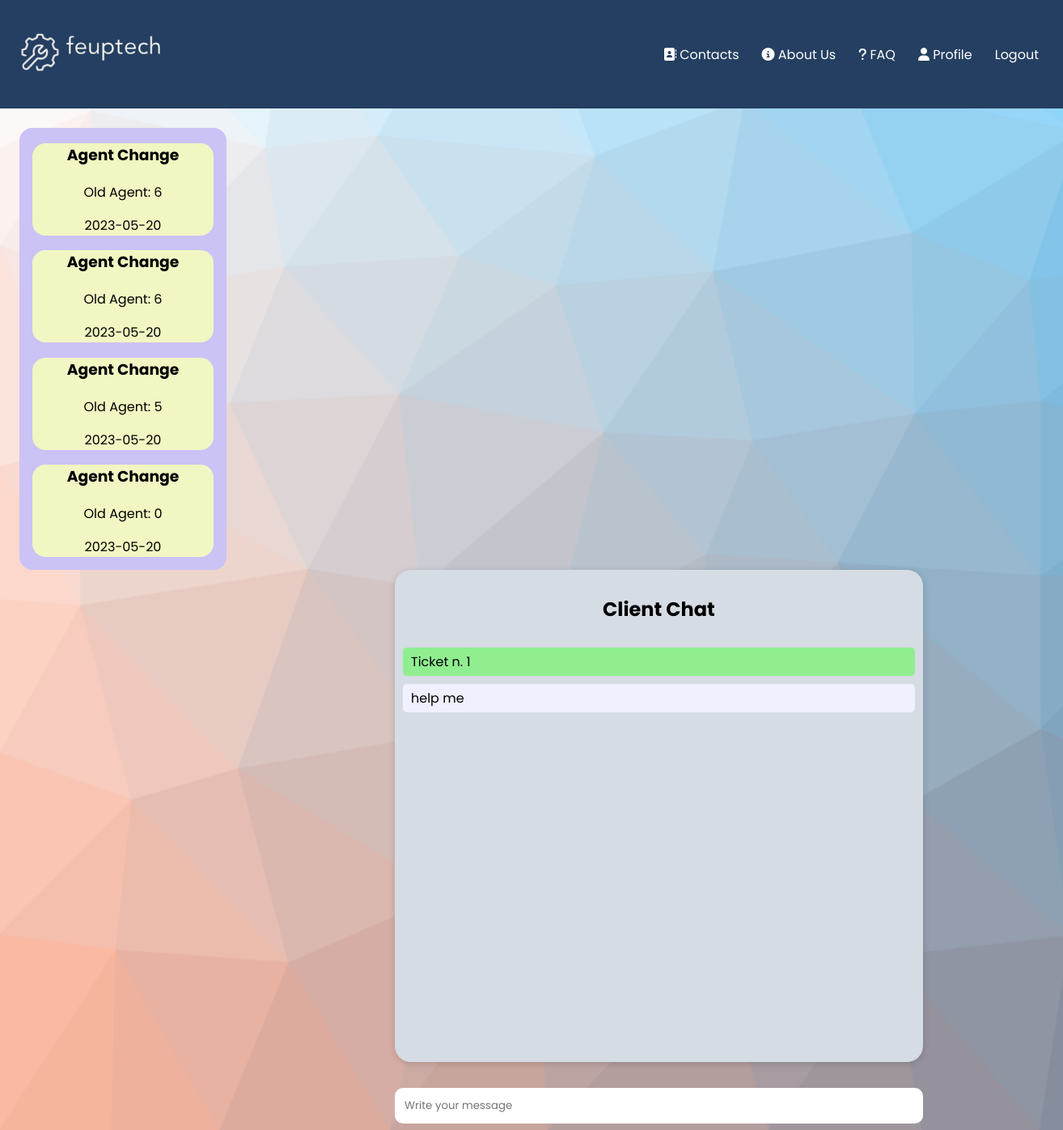
The app's page /pages/inquiries.php?ticket=1 (signed in) with its own data.
### tables this page shows
CREATE TABLE changes(

    idChange integer primary KEY AUTOINCREMENT,
    date datetime NOT NULL,
    idTicket integer references Ticket(idTicket)

);

CREATE TABLE AgentChange(
    idChange integer primary key references change(idChange),
    idOldAgent integer references Agent(idAgent)
);

CREATE TABLE tickets(

    idTicket integer primary key AUTOINCREMENT,
    title text NOT NULL,
    description text,
    status text references Status(title),
    idAgent text references Agents(idAgent),
    idClient text references Clients(idClient),
    department text references department(title),
    priority text,
    hashtag text,
    date datetime
);

CREATE TABLE inquiries(
    idInquirie integer primary key AUTOINCREMENT,
    content text NOT NULL,
    date date,
    idUser integer references users(idUser),
    idTicket integer references Ticket(idTicket)
);

### pages/inquiries.php (called while the page is built, shortened)
<?php
    require_once(__DIR__ . '/../database/connection.db.php');
    include '../database/ticket.class.php';
    include '../database/user.class.php';
    include '../utils/session.php';
    include '../database/inquirie.class.php';
    include '../templates/tickets.tpl.php';
    include '../templates/inquiries.tpl.php';
    $session = new Session();
    $db = getDatabaseConnection();
    $user = User::getUserWithId($db, $session->getID());
    $ticket = $user->getTicketWithID($db, $_GET['ticket']);
    $inquiries = $ticket->getInquiries($db);
    $changes = $ticket->getChanges($db);
    usort($changes, 'compareTickets');
    drawInquiries($inquiries, $ticket, $user, $changes);
?>

### database/change.class.php (called while the page is built, shortened)
<?php
    class Change{
        public function __construct(int $idChange, string $date, $idTicket){
            $this->date = $date;
        }
    }
    class AgentChange extends Change{
        public function __construct(int $idChange, string $date, int $idTicket, int $oldAgent){
            $this->oldAgent = $oldAgent;
        }
    }
?>

### database/ticket.class.php (called while the page is built, shortened)
<?php
     include "change.class.php";
     class Ticket{
        public int $idTicket;
        public function __construct(int $idTicket, string $title, string $status,
          string $description, string $department, string $priority, string $date, string $idClient, int $idAgent, string $hashtag = "#urgent"){
            $this->idTicket = $idTicket;
        }
        public function getChanges($db){
            $stmt = $db->prepare("
            Select * from  changes c join agentchange h on c.idChange = h.idChange
            where c.idTicket = ?"
            );
            $stmt->execute([$this->idTicket]);
            $rows = $stmt->fetchAll(PDO::FETCH_ASSOC);
            $changes = [];
            foreach ($rows as $row) {
                $change = new AgentChange(
                    $row['idChange'],
                    $row['date'],
                    $row['idTicket'],
                    $row['idOldAgent'],
                );
                array_push($changes, $change);
            }
            return $changes;
        }
        public function getInquiries($db){
            $stmt = $db->prepare("Select * from inquiries where idTicket = ?");
            $stmt->execute([$this->idTicket]);
            $inquiriesRows = $stmt->fetchAll(PDO::FETCH_ASSOC);
            $inquiries = [];
            foreach ($inquiriesRows as $row) {
                $inquirie = new Inquirie(
                    $row['idInquirie'],
                    $row['content'],
                    $row['date'],
                    $row['idUser'],
                    $row['idTicket'],
                );
                array_push($inquiries, $inquirie);
            }
            return $inquiries;
        }
    }
?>

### utils/session.php (called while the page is built, shortened)
<?php
class Session{
      public function getID() : ?int {
        return isset($_SESSION['id']) ? $_SESSION['id'] : null;
      }
}
?>

### database/user.class.php (called while the page is built, shortened)
<?php
     class User{
        public function __construct(int $id, string $email, string $name, string $username){
            $this->id = $id;
        }
        public function getTicketWithID($db, $id){
            $stmt = $db->prepare('SELECT idTicket, date, title, status, description, department, priority, idClient, idAgent FROM tickets WHERE idTicket = ?');
            $stmt->execute([$id]);
            $ticketRows = $stmt->fetchAll(PDO::FETCH_ASSOC);
            $row = $ticketRows[0];
            $ticket = new Ticket(
                $row['idTicket'],
                $row['title'],
                $row['status'],
                $row['description'],
                $row['department'],
                $row['priority'],
                $row['date'],
                $row['idClient'],
                intval($row['idAgent'])
            );
            return $ticket;
        }
        static function getUserWithID(PDO $db, int $id) : ?User {
            $stmt = $db->prepare('
                SELECT u.idUser, u.email, u.name, u.username
                FROM users u JOIN admins a ON u.idUser = a.idAdmin
                WHERE u.idUser = ?');
            $stmt->execute(array($id));
            $row = $stmt->fetch(PDO::FETCH_ASSOC);
            $stmt = $db->prepare('
                SELECT u.idUser, u.email, u.name, u.username
                FROM users u JOIN agents a ON u.idUser = a.idAgent
                WHERE u.idUser = ?');
            $stmt->execute(array($id));;
            $row = $stmt->fetch(PDO::FETCH_ASSOC);
            if ($row !== false) {
                return new Agent($row['idUser'], $row['email'], $row['name'], $row['username']);
            }
            return null;
            }
     }
?>

### database/inquirie.class.php (called while the page is built, shortened)
<?php
    class Inquirie{
        public function __construct(int $idInquirie, string $content, $date,
          int $idUser, int $idTicket){
            $this->content = $content;
            $this->idUser = $idUser;
        }
    }
?>

### templates/inquiries.tpl.php (the view, shortened to what this page needs)
<?php function drawInquiries($inquiries, $ticket, $user, $changes){ ?>
    <aside class = "changes">
        <?php
            foreach($changes as $change)
                drawChange($change)
        ?>
    </aside>
    <main class = inquiries>
            <section class="clients">
            </section>
            <section class="chat">
                <section class="container">
                    <h2>Client Chat</h2>
                    <div id="message-container">
                        <?php
                            echo "<div class=\"message agent-message\">Ticket n. $ticket->idTicket</div>";
                            foreach ($inquiries as $inquirie)
                                if ($inquirie->idUser === $user->id)
                                    echo "<div class=\"message user-message\">$inquirie->content</div>";
                                else
                                    echo "<div class=\"message agent-message\">$inquirie->content</div>"
                        ?>
                    </div>
                </section>
                <input type="text" id="chat-input" placeholder="Write your message" title="Type in a message" autofocus>
            </section>
        </main>
    </body>
</html>
<?php } ?>
<?php function drawChange($change){ ?>
    <section class = "change">
        <h3 class = "change_type">
            <?php
                if ($change instanceof HashTagChange)
                    echo "HashTag Change";
                else if ($change instanceof DepartmentChange)
                    echo "Department Change";
                else if ($change instanceof DescriptionChange)
                    echo "Description Change";
                else
                    echo "Agent Change"
            ?>
        </h3>
        <p class = "change_info">
        <?php
                if ($change instanceof HashTagChange)
                    echo "Old hashtag: $change->oldHashtag";
                else if ($change instanceof DepartmentChange)
                    echo "Old Department: $change->oldDepartment";
                else if ($change instanceof DescriptionChange)
                    echo "Old Description: $change->oldDescription";
                else
                    echo "Old Agent: $change->oldAgent"
            ?>
        </p>
        <p class = "change_info">
            <?php
                echo $change->date;
            ?>
        </p>
    </section>
<?php } ?>

### css/tickets_style.css (style rules this page uses)
body { font-family: 'Poppins'; background-color: #D5DCE3; }
h2 { text-align: center; margin-top: 31px; margin-bottom: 20px; }

### css/tickets_all.css (style rules this page uses)
body { font-family: 'Poppins'; background-color: #D5DCE3 }

### css/inquires_style.css (style rules this page uses)
* { box-sizing: border-box; }
.changes { float: left; background-color: #cbc2f6; width: 16em; margin-right: -12em; margin-top: 2em; margin-left: 1em; border-radius: 1em; }
.change { background-color: #f1f6c2; margin-left: 1em; margin-right: 1em; width: 100%; max-width: 14em; border-radius: 1em; }
.change_type { display: flex; justify-content: center; }
.change_info { display: flex; justify-content: center; }
body { font-family: 'Poppins'; margin: 8px; background-color: #D5DCE3; background-image: url(../images/inquiries_background.jpg); background-size: cover; }
.inquiries { display: grid; grid-template-columns: 19em auto; grid-gap: 10em; margin-top: 1em; margin-left:1em; width: 80em; }
.chat { display: grid; grid-template-rows: 38em auto; grid-row-gap: 2em; max-width: 80%; }
.container { box-shadow: rgba(0, 0, 0, 0.15) 0px 2px 8px; border-radius: 20px; background-size: cover; background-color: #D5DCE3; }
#chat-input { border-radius:10px; padding: 12px; border: 0; font-family: 'Poppins'; }
.container { display: flex; flex-direction: column; height: 100%; }
#message-container { flex: 1; overflow-y: auto; padding: 10px; }
.message { margin-bottom: 10px; padding: 5px 10px; border-radius: 5px; }
.user-message { background-color: #f0f0ff; align-self: flex-end; }
.agent-message { background-color: #90EE90; }

### records on screen
changes: agentchange.idOldAgent "6", date "2023-05-20"
changes: agentchange.idOldAgent "6", date "2023-05-20"
changes: agentchange.idOldAgent "5", date "2023-05-20"
changes: agentchange.idOldAgent "0", date "2023-05-20"
tickets: idTicket "1"
inquiries: content "help me"
